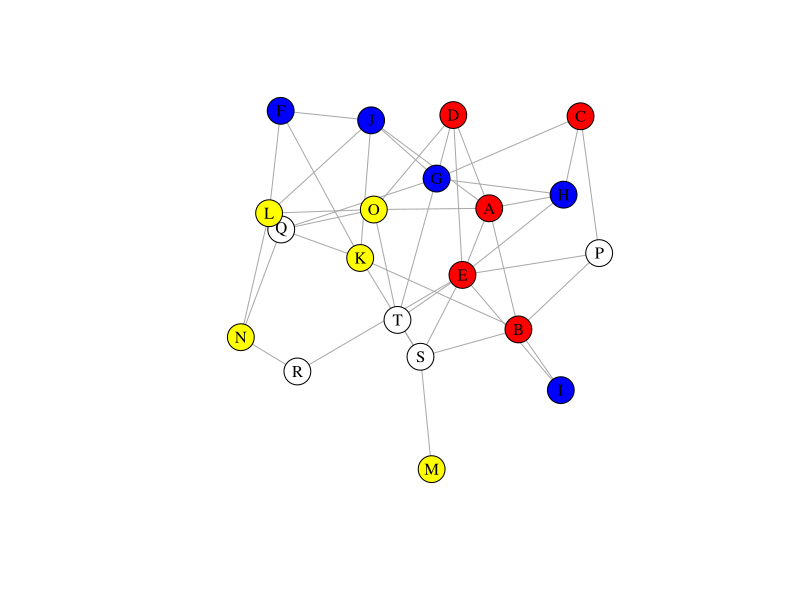
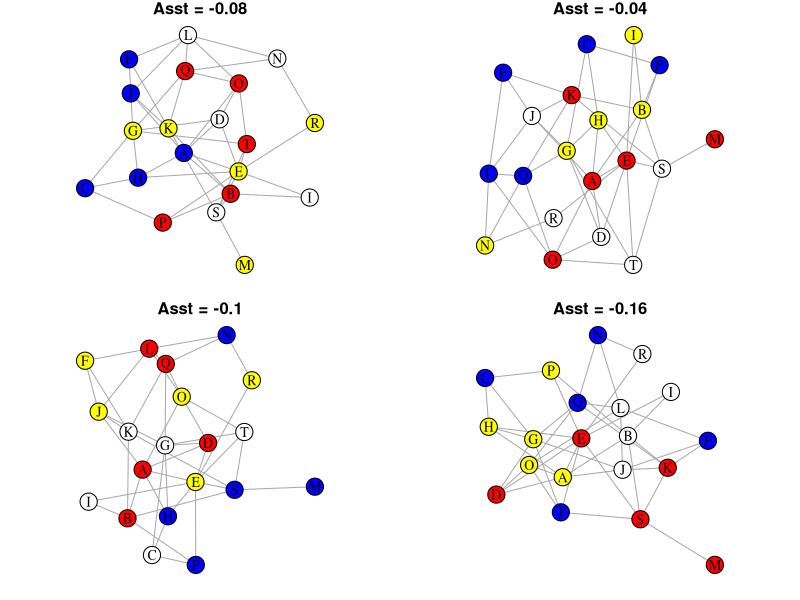
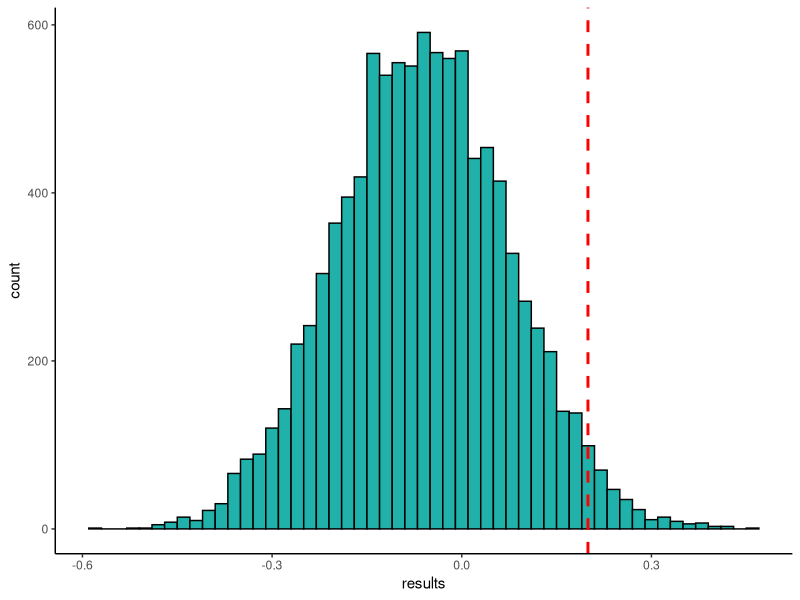

Reproduce these figures in R, in order.
## ---- chunk 1
ids <- LETTERS[1:20]
colors <- c("red","blue","yellow","white")
names(ids) <- rep(colors, each=5)
ids
## ---- chunk 2
nodes <- data.frame(ids,color = rep(colors, each=5))
nodes

## ---- chunk 3
set.seed(549)
## ---- chunk 4

df <- data.frame(t(replicate(50,sample(LETTERS[1:20],2,F))))
df <- df[df$X1!=df$X2,]
df
## ---- chunk 5
library(igraph)
g <- graph_from_data_frame(df)
E(g)$weight <-1
g <- as.undirected(g)
E(g)$weight
g <- simplify(g)

g

## ---- chunk 6
V(g)$color <- nodes$color[match( V(g)$name, nodes$ids ) ]
V(g)$color
## ---- chunk 7

plot(g, layout=layout_with_lgl, vertex.label.color="black")


## ---- chunk 8

ast <- assortativity(g, types1 = as.numeric(factor(V(g)$color)))

ast 
## ---- chunk 9
x <- sample(nodes$color)
x
## ---- chunk 10
assortativity(g, types1 = as.numeric(factor(x)))

## ---- chunk 11


par(mfrow = c(2, 2))
par(mar=c(1,1,1,1))
ast.i<-NULL
for(i in 1:4){
V(g)$color <- sample(nodes$color)
ast.i <- assortativity(g, types1 = as.numeric(factor(V(g)$color)))
plot(g, 
     layout=layout_with_lgl, 
     color = V(g)$color,
     main = paste0("Asst = ", round(ast.i,2)),
     vertex.label.color="black"
     )

}



## ---- chunk 12
nperms <- 10000
results <- vector('numeric',nperms)

for(i in 1:nperms){

results[[i]] <- assortativity(g, types1 = as.numeric(factor(sample(V(g)$color))))

}

## ---- chunk 13

library(tidyverse)

ggplot(data = data.frame(results), aes(x=results)) +
  geom_histogram(color='black',fill='lightseagreen', binwidth = 0.02) +
  theme_classic() +
  geom_vline(xintercept = ast, lwd=1, lty=2, color="red")


## ---- chunk 14
sum(results>ast)/nperms

## ---- chunk 15

## ---- chunk 16

## ---- chunk 17

## ---- chunk 18

## ---- chunk 19

## ---- chunk 20

## ---- chunk 21

## ---- chunk 22

## ---- chunk 23

## ---- chunk 24

